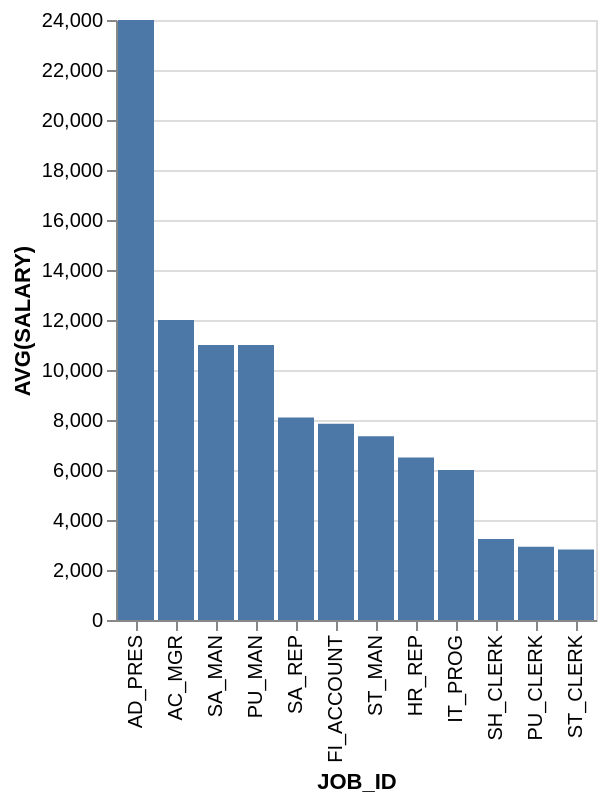

Write a Vega-Lite specification for this figure.
### Vega-Lite specification from a JSON file in a GitHub repository (floating-point values rounded to 4 significant figures)
{"data": {"values": [{"x_data": "AD_PRES", "y_data": 24000}, {"x_data": "AC_MGR", "y_data": 12000}, {"x_data": "SA_MAN", "y_data": 11000}, {"x_data": "PU_MAN", "y_data": 11000}, {"x_data": "SA_REP", "y_data": 8100}, {"x_data": "FI_ACCOUNT", "y_data": 7850}, {"x_data": "ST_MAN", "y_data": 7350}, {"x_data": "HR_REP", "y_data": 6500}, {"x_data": "IT_PROG", "y_data": 6000}, {"x_data": "SH_CLERK", "y_data": 3244.0}, {"x_data": "PU_CLERK", "y_data": 2933.0}, {"x_data": "ST_CLERK", "y_data": 2822.0}]}, "mark": "bar", "encoding": {"x": {"field": "x_data", "type": "nominal", "title": "JOB_ID", "sort": {"op": "sum", "field": "y_data", "order": "descending"}}, "y": {"field": "y_data", "type": "quantitative", "title": "AVG(SALARY)"}}}
